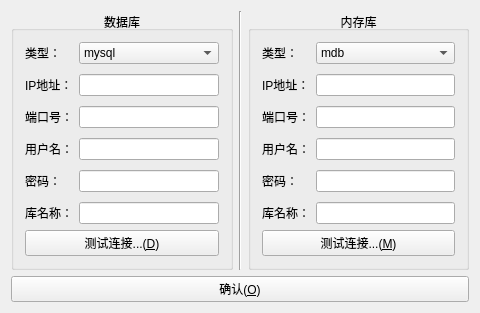
<?xml version="1.0" encoding="UTF-8"?>
<ui version="4.0">
 <class>CDBSet</class>
 <widget class="QWidget" name="CDBSet">
  <property name="geometry">
   <rect>
    <x>0</x>
    <y>0</y>
    <width>480</width>
    <height>288</height>
   </rect>
  </property>
  <property name="windowTitle">
   <string>配置数据库</string>
  </property>
  <layout class="QGridLayout" name="gridLayout_3">
   <item row="0" column="0">
    <widget class="QGroupBox" name="groupBox">
     <property name="title">
      <string>数据库</string>
     </property>
     <property name="alignment">
      <set>Qt::AlignCenter</set>
     </property>
     <property name="flat">
      <bool>false</bool>
     </property>
     <layout class="QGridLayout" name="gridLayout">
      <item row="0" column="0">
       <layout class="QFormLayout" name="formLayout">
        <property name="verticalSpacing">
         <number>10</number>
        </property>
        <item row="0" column="0">
         <widget class="QLabel" name="label">
          <property name="text">
           <string>类型：</string>
          </property>
         </widget>
        </item>
        <item row="0" column="1">
         <widget class="QComboBox" name="comboBox_db_type">
          <property name="layoutDirection">
           <enum>Qt::LeftToRight</enum>
          </property>
          <item>
           <property name="text">
            <string>mysql</string>
           </property>
          </item>
          <item>
           <property name="text">
            <string>oracle</string>
           </property>
          </item>
          <item>
           <property name="text">
            <string>postgresql</string>
           </property>
          </item>
         </widget>
        </item>
        <item row="1" column="0">
         <widget class="QLabel" name="label_2">
          <property name="text">
           <string>IP地址：</string>
          </property>
         </widget>
        </item>
        <item row="2" column="0">
         <widget class="QLabel" name="label_3">
          <property name="text">
           <string>端口号：</string>
          </property>
         </widget>
        </item>
        <item row="3" column="0">
         <widget class="QLabel" name="label_4">
          <property name="text">
           <string>用户名：</string>
          </property>
         </widget>
        </item>
        <item row="4" column="0">
         <widget class="QLabel" name="label_5">
          <property name="text">
           <string>密码：</string>
          </property>
         </widget>
        </item>
        <item row="5" column="0">
         <widget class="QLabel" name="label_6">
          <property name="text">
           <string>库名称：</string>
          </property>
         </widget>
        </item>
        <item row="1" column="1">
         <widget class="QLineEdit" name="lineEdit_db_ip"/>
        </item>
        <item row="2" column="1">
         <widget class="QLineEdit" name="lineEdit_db_port"/>
        </item>
        <item row="3" column="1">
         <widget class="QLineEdit" name="lineEdit_db_user"/>
        </item>
        <item row="4" column="1">
         <widget class="QLineEdit" name="lineEdit_db_pwd">
          <property name="echoMode">
           <enum>QLineEdit::Password</enum>
          </property>
         </widget>
        </item>
        <item row="5" column="1">
         <widget class="QLineEdit" name="lineEdit_db_name"/>
        </item>
       </layout>
      </item>
      <item row="2" column="0">
       <widget class="QPushButton" name="btn_db_test">
        <property name="text">
         <string>测试连接...(&amp;D)</string>
        </property>
        <property name="icon">
         <iconset resource="skgui.qrc">
          <normaloff>:/images/config</normaloff>:/images/config</iconset>
        </property>
       </widget>
      </item>
      <item row="1" column="0">
       <spacer name="verticalSpacer">
        <property name="orientation">
         <enum>Qt::Vertical</enum>
        </property>
        <property name="sizeHint" stdset="0">
         <size>
          <width>20</width>
          <height>40</height>
         </size>
        </property>
       </spacer>
      </item>
     </layout>
    </widget>
   </item>
   <item row="0" column="1">
    <widget class="Line" name="line">
     <property name="orientation">
      <enum>Qt::Vertical</enum>
     </property>
    </widget>
   </item>
   <item row="0" column="2">
    <widget class="QGroupBox" name="groupBox_2">
     <property name="title">
      <string>内存库</string>
     </property>
     <property name="alignment">
      <set>Qt::AlignCenter</set>
     </property>
     <property name="flat">
      <bool>false</bool>
     </property>
     <layout class="QGridLayout" name="gridLayout_2">
      <item row="0" column="0">
       <layout class="QFormLayout" name="formLayout_2">
        <property name="verticalSpacing">
         <number>10</number>
        </property>
        <item row="0" column="0">
         <widget class="QLabel" name="label_7">
          <property name="text">
           <string>类型：</string>
          </property>
         </widget>
        </item>
        <item row="0" column="1">
         <widget class="QComboBox" name="comboBox_mdb_type">
          <item>
           <property name="text">
            <string>mdb</string>
           </property>
          </item>
         </widget>
        </item>
        <item row="1" column="0">
         <widget class="QLabel" name="label_8">
          <property name="text">
           <string>IP地址：</string>
          </property>
         </widget>
        </item>
        <item row="2" column="0">
         <widget class="QLabel" name="label_9">
          <property name="text">
           <string>端口号：</string>
          </property>
         </widget>
        </item>
        <item row="3" column="0">
         <widget class="QLabel" name="label_10">
          <property name="text">
           <string>用户名：</string>
          </property>
         </widget>
        </item>
        <item row="4" column="0">
         <widget class="QLabel" name="label_11">
          <property name="text">
           <string>密码：</string>
          </property>
         </widget>
        </item>
        <item row="5" column="0">
         <widget class="QLabel" name="label_12">
          <property name="text">
           <string>库名称：</string>
          </property>
         </widget>
        </item>
        <item row="1" column="1">
         <widget class="QLineEdit" name="lineEdit_mdb_ip"/>
        </item>
        <item row="2" column="1">
         <widget class="QLineEdit" name="lineEdit_mdb_port"/>
        </item>
        <item row="3" column="1">
         <widget class="QLineEdit" name="lineEdit_mdb_user"/>
        </item>
        <item row="4" column="1">
         <widget class="QLineEdit" name="lineEdit_mdb_pwd">
          <property name="echoMode">
           <enum>QLineEdit::Password</enum>
          </property>
         </widget>
        </item>
        <item row="5" column="1">
         <widget class="QLineEdit" name="lineEdit_mdb_name"/>
        </item>
       </layout>
      </item>
      <item row="1" column="0">
       <spacer name="verticalSpacer_2">
        <property name="orientation">
         <enum>Qt::Vertical</enum>
        </property>
        <property name="sizeHint" stdset="0">
         <size>
          <width>20</width>
          <height>0</height>
         </size>
        </property>
       </spacer>
      </item>
      <item row="2" column="0">
       <widget class="QPushButton" name="btn_mdb_test">
        <property name="text">
         <string>测试连接...(&amp;M)</string>
        </property>
        <property name="icon">
         <iconset resource="skgui.qrc">
          <normaloff>:/images/config</normaloff>:/images/config</iconset>
        </property>
       </widget>
      </item>
     </layout>
    </widget>
   </item>
   <item row="1" column="0" colspan="3">
    <widget class="QPushButton" name="btnOk">
     <property name="text">
      <string>确认(&amp;O)</string>
     </property>
     <property name="icon">
      <iconset resource="skgui.qrc">
       <normaloff>:/images/ok</normaloff>:/images/ok</iconset>
     </property>
    </widget>
   </item>
  </layout>
 </widget>
 <layoutdefault spacing="6" margin="11"/>
 <resources>
  <include location="skgui.qrc"/>
 </resources>
 <connections/>
</ui>
